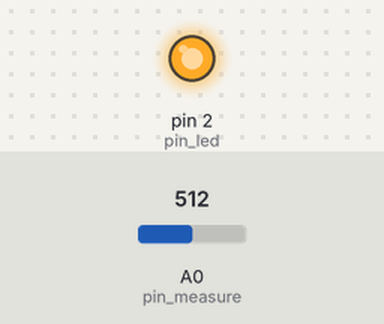
Recording of a sketch running on a simulated Arduino Uno, built with avr-gcc and run on an emulated ATmega328P. Parts: output pins drawn as LEDs (lit = HIGH). The inputs (shaded band) are chosen by the test bench; at power-on: A0 (pin_measure) = 512. What the sketch prints to the serial monitor is not drawn.

Above: at 0.1 s.
Timing chart, 0 to 1.6 s (numbered marks = the images above):
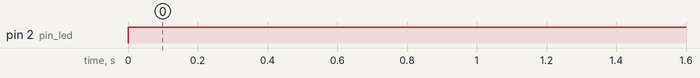

The sketch:

dust_ex_181228.ino
```cpp
int pin_measure = A0;
int pin_led = 2;
int samplingTime = 280;
int deltaTime = 40;
int sleepTime = 9680;
float voMeasured = 0;
float calcVoltage = 0;
float dustDensity = 0;

void setup() {
  Serial.begin(9600);
  pinMode(pin_led, OUTPUT);
}

void loop() {
  digitalWrite(pin_led, LOW);
  delayMicroseconds(samplingTime);
  voMeasured = analogRead(pin_measure);
  delayMicroseconds(deltaTime);
  digitalWrite(pin_led, HIGH);
  delayMicroseconds(sleepTime);

  calcVoltage = voMeasured * (5.0 / 1024.0);
  dustDensity = 0.17 * calcVoltage - 0.1;

  Serial.print("Raw Signal Value(0-1023) : ");
  Serial.print(voMeasured);
  Serial.print(" - Voltage : ");
  Serial.print(calcVoltage);
  Serial.print(" - Dust Density : ");
  Serial.println(dustDensity);
  delay(1000);
}
```

Measured:
- by itself, pin 2 (pin_led): LOW → HIGH at 0.00 s
